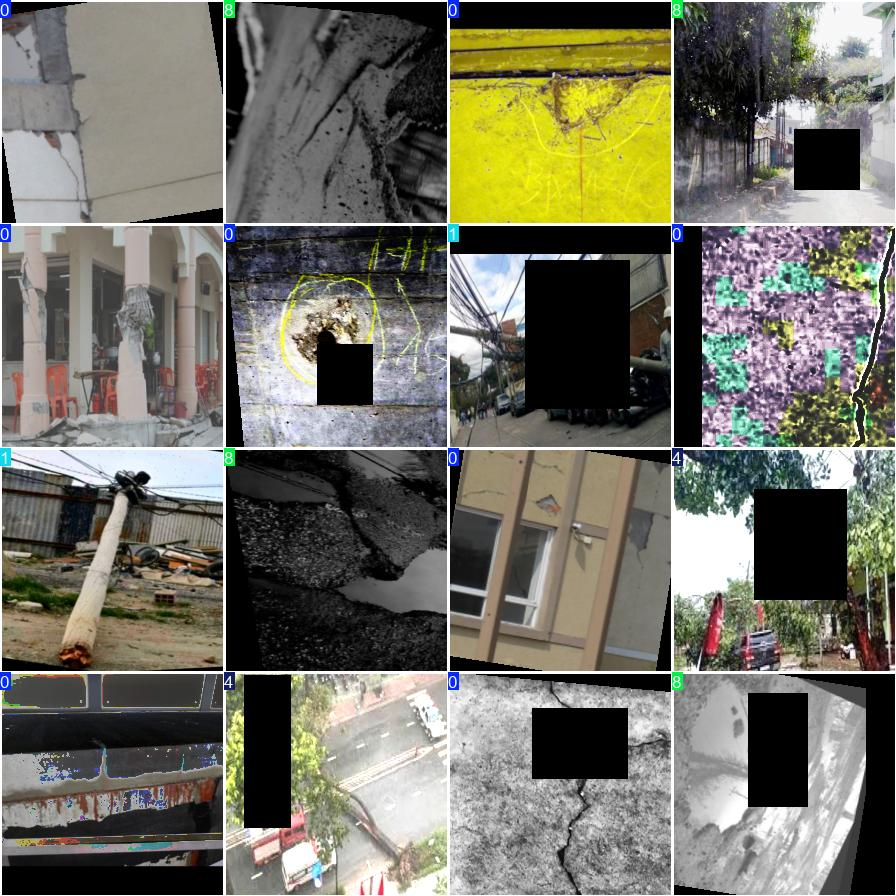
#> input picture backend/runs/classify/civicx_cls_model6/train_batch0.jpg, 896 x 896 px
$ python -i Test.py   (imports and definitions only)
#> lines starting #> are read from the running program, lines starting #| are printed output that depends on the picture
#> further down, picture is the input picture: shape (896, 896, 3); mean B, G, R 100.6, 112.8, 114.2
from ultralytics import YOLO
import cv2
import json
import requests
import datetime
import numpy as np
import os

MODEL = r"E:/java-chat-app/runs/classify/civicx_cls_model6/weights/best.pt"
# [1 line that did not run here, left out]

LOG_FILE = "detections_log.json"


# ---------------- LOCATION FETCHER ----------------
# [33 lines left out: functions get_location, save_detection, not called in this run]


# ---------------- SKETCH EFFECT ----------------
def apply_sketch(frame):
    gray = cv2.cvtColor(frame, cv2.COLOR_BGR2GRAY)
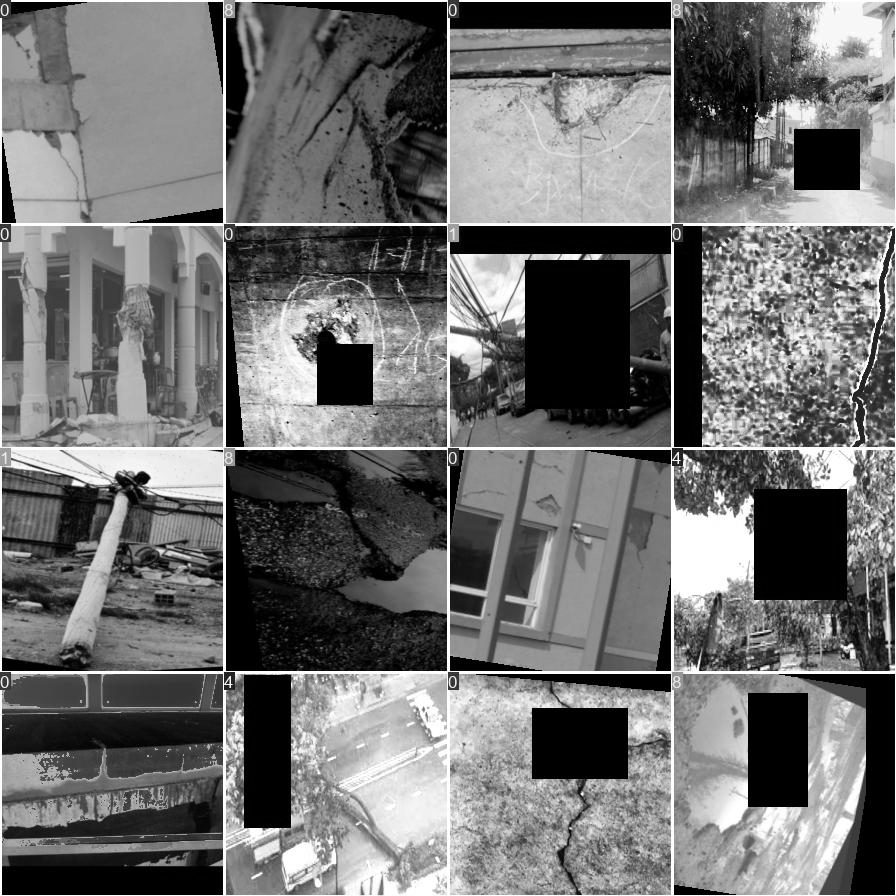
#> gray: shape (896, 896); min 0, max 255, mean 111.9
    edges = cv2.Canny(gray, 80, 150)
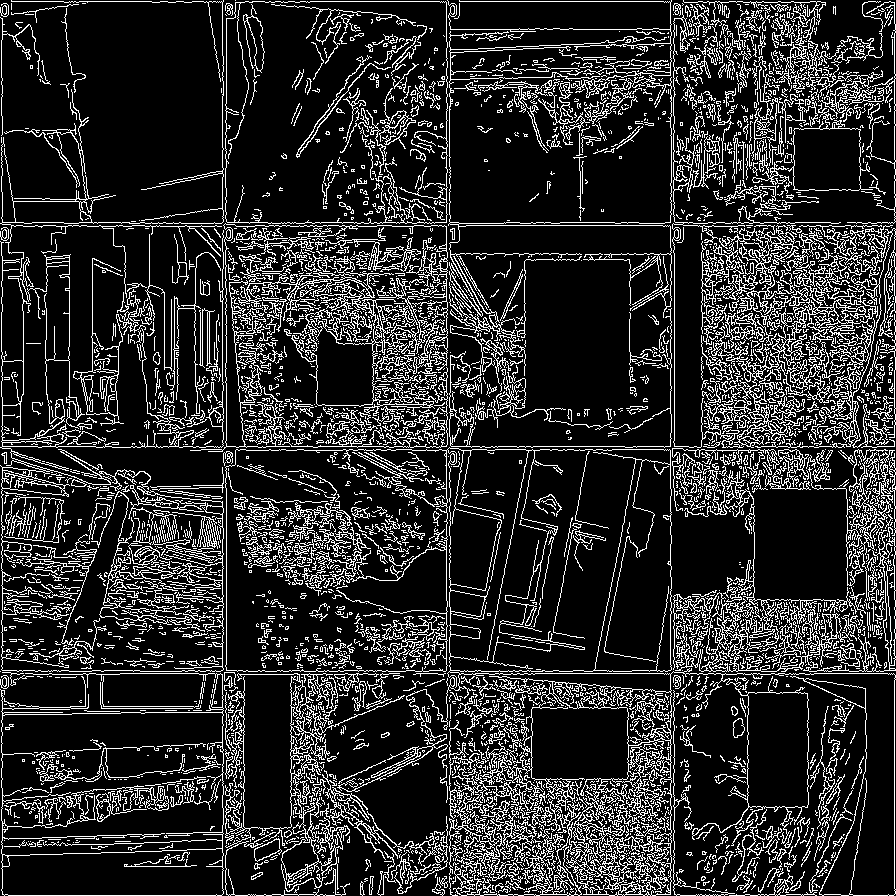
#> edges: shape (896, 896); 17.1% white in thin lines or dots
    edges_colored = cv2.cvtColor(edges, cv2.COLOR_GRAY2BGR)
#> edges_colored: shape (896, 896, 3); 17.1% white in thin lines or dots
    output = cv2.addWeighted(frame, 0.8, edges_colored, 0.5, 0)
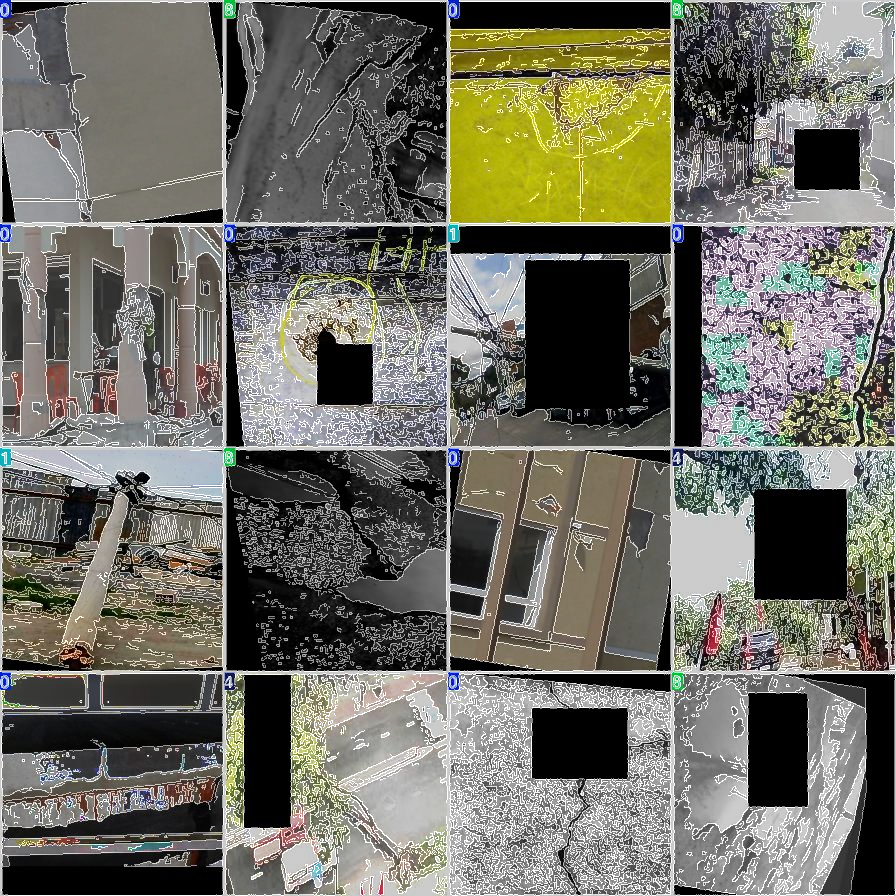
#> output: shape (896, 896, 3); mean B, G, R 100.7, 110.3, 111.4
    return output


# ---------------- STATIC IMAGE TEST ----------------
# [62 lines left out: functions test_image, test_webcam, not called in this run]


# ---------------- RUN ----------------
# test_image("sample.jpg")
# [1 line not run here, left out]

>>> import cv2
>>> picture = cv2.imread('runs/classify/civicx_cls_model6/train_batch0.jpg')
>>> result = apply_sketch(picture)

$ run again, on backend/runs/classify/civicx_cls_model6/train_batch1.jpg
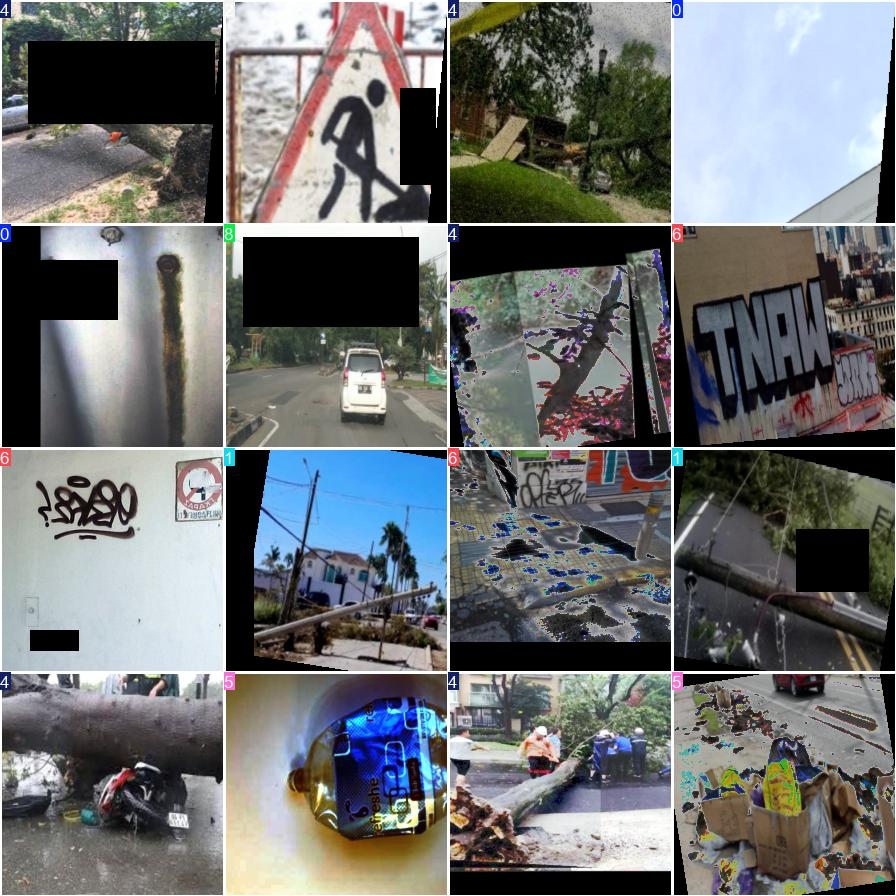
#> input picture backend/runs/classify/civicx_cls_model6/train_batch1.jpg, 896 x 896 px
#> picture is the input picture: shape (896, 896, 3); mean B, G, R 112.5, 112.1, 109.7
#> in apply_sketch, `edges = cv2.Canny(gray, 80, 150)`:
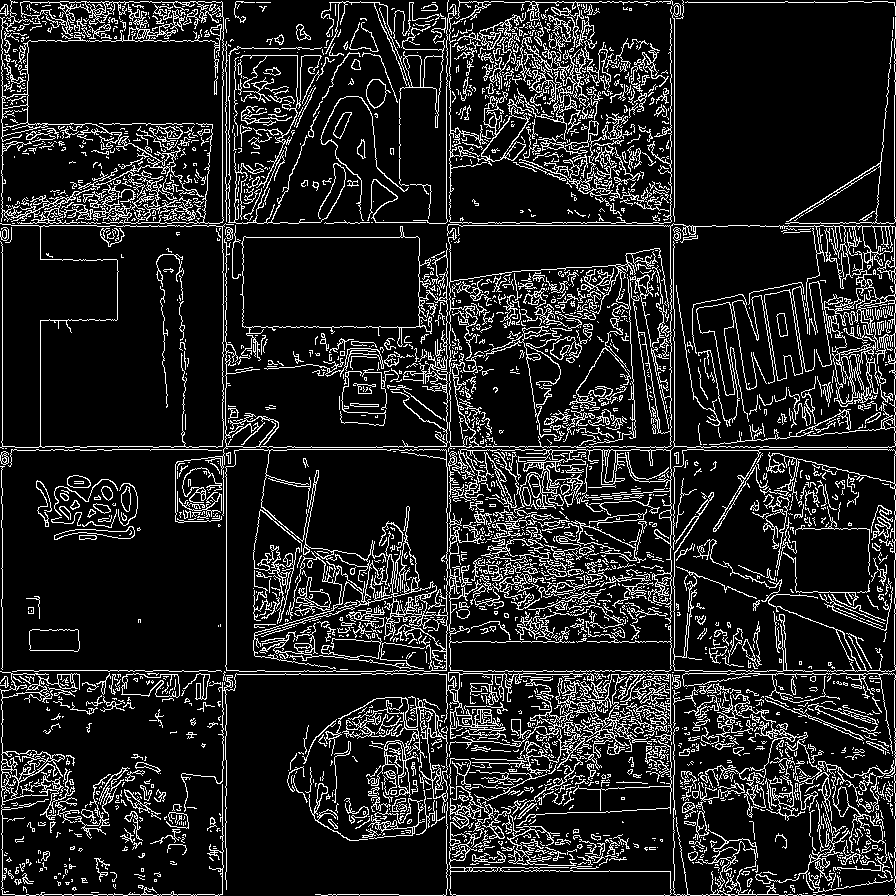
#> edges: shape (896, 896); 13.7% white in thin lines or dots
#> edges_colored: shape (896, 896, 3); 13.7% white in thin lines or dots
#> in apply_sketch, `output = cv2.addWeighted(frame, 0.8, edges_colored, 0.5, 0)`:
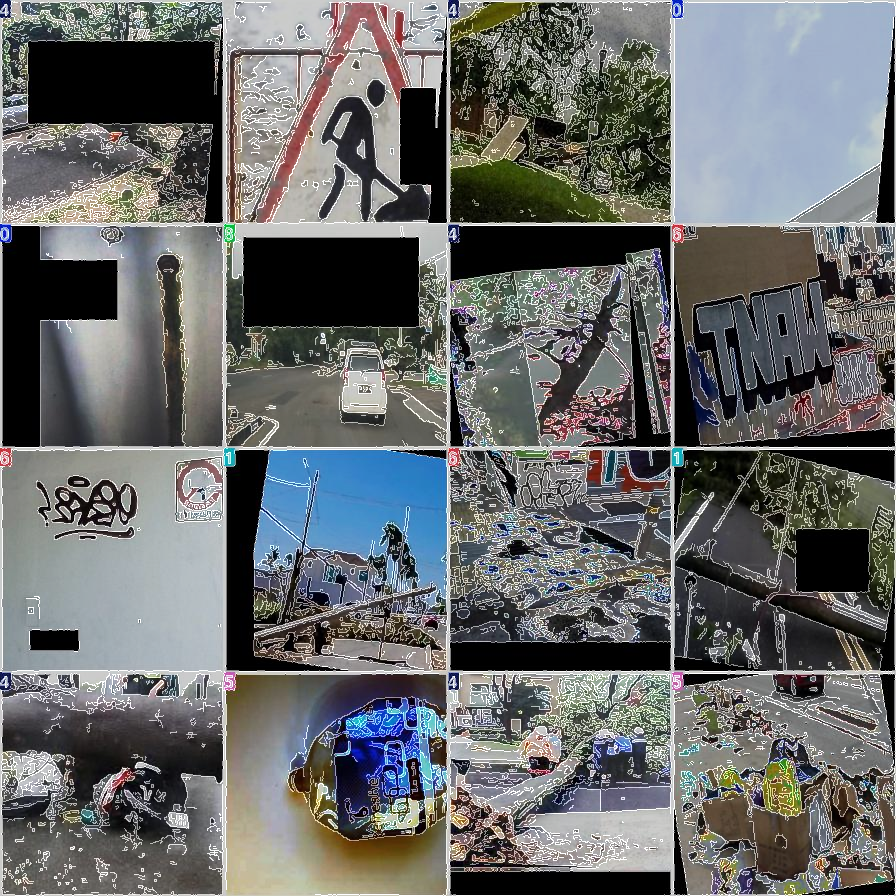
#> output: shape (896, 896, 3); mean B, G, R 106.4, 106.2, 104.2

$ run again, on backend/runs/classify/civicx_cls_model6/train_batch2.jpg
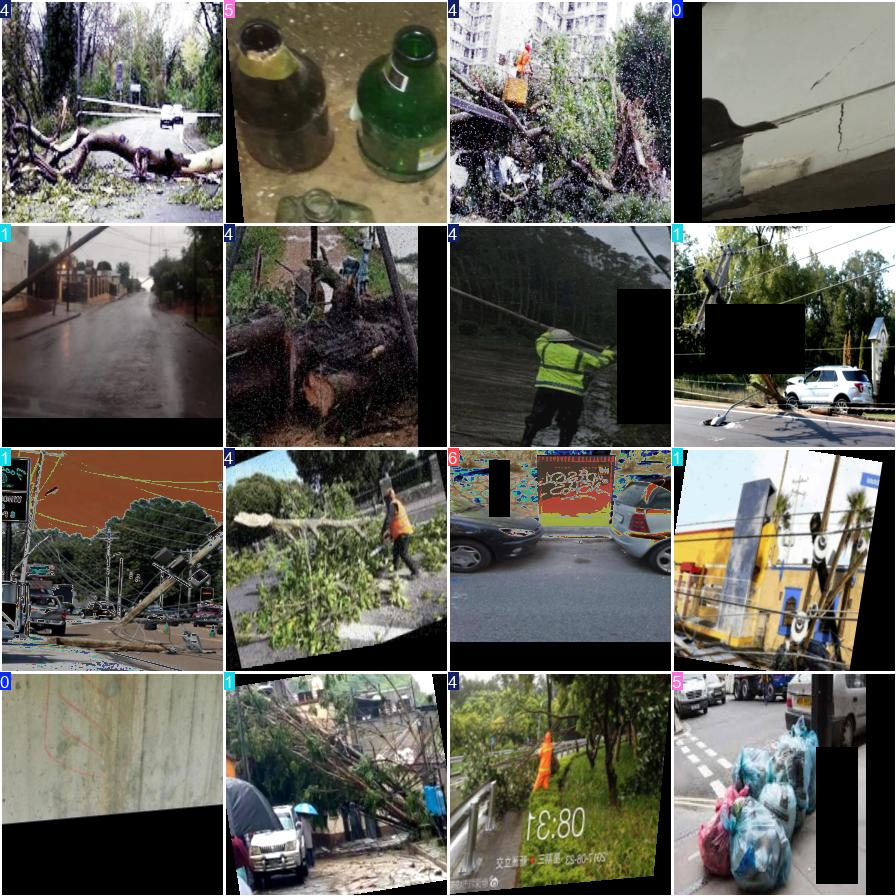
#> input picture backend/runs/classify/civicx_cls_model6/train_batch2.jpg, 896 x 896 px
#> picture is the input picture: shape (896, 896, 3); mean B, G, R 89, 97.7, 98.6
#> in apply_sketch, `edges = cv2.Canny(gray, 80, 150)`:
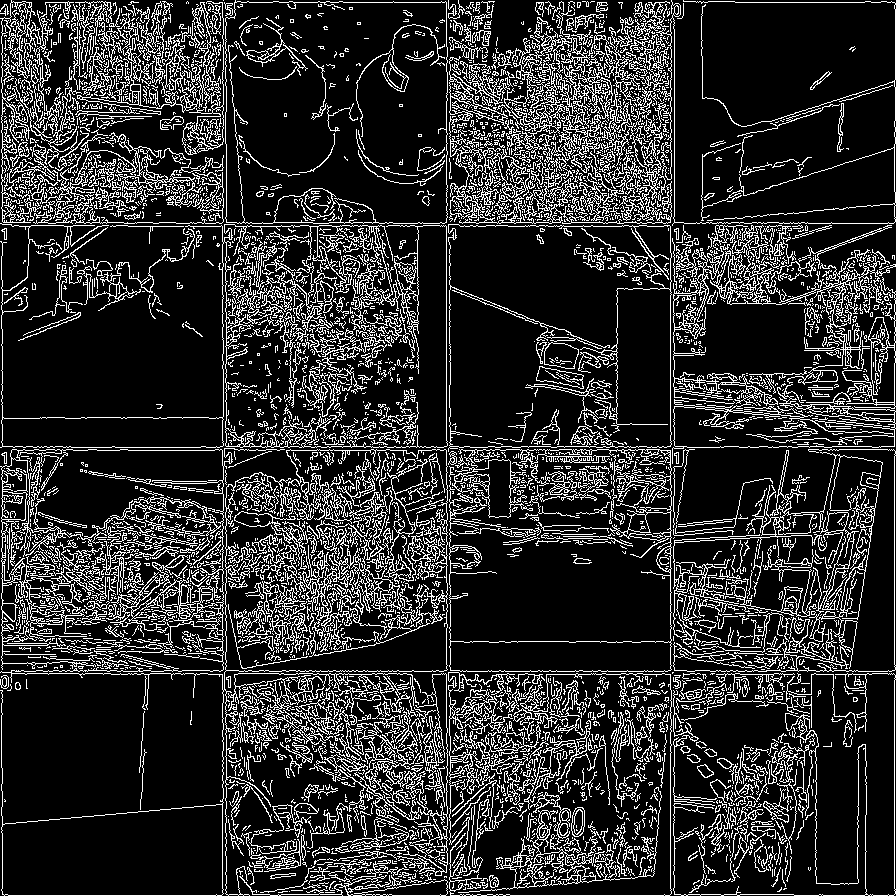
#> edges: shape (896, 896); 18% white in thin lines or dots
#> edges_colored: shape (896, 896, 3); 18% white in thin lines or dots
#> in apply_sketch, `output = cv2.addWeighted(frame, 0.8, edges_colored, 0.5, 0)`:
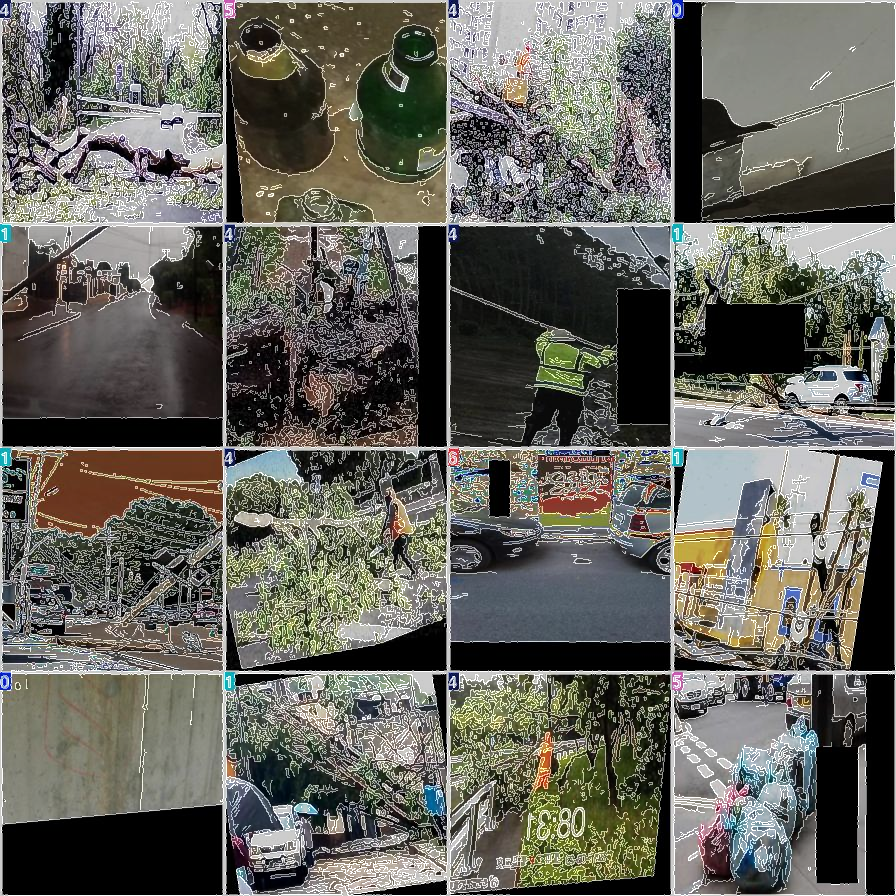
#> output: shape (896, 896, 3); mean B, G, R 93, 99.8, 100.5

$ run again, on backend/runs/classify/civicx_cls_model6/train_batch94440.jpg
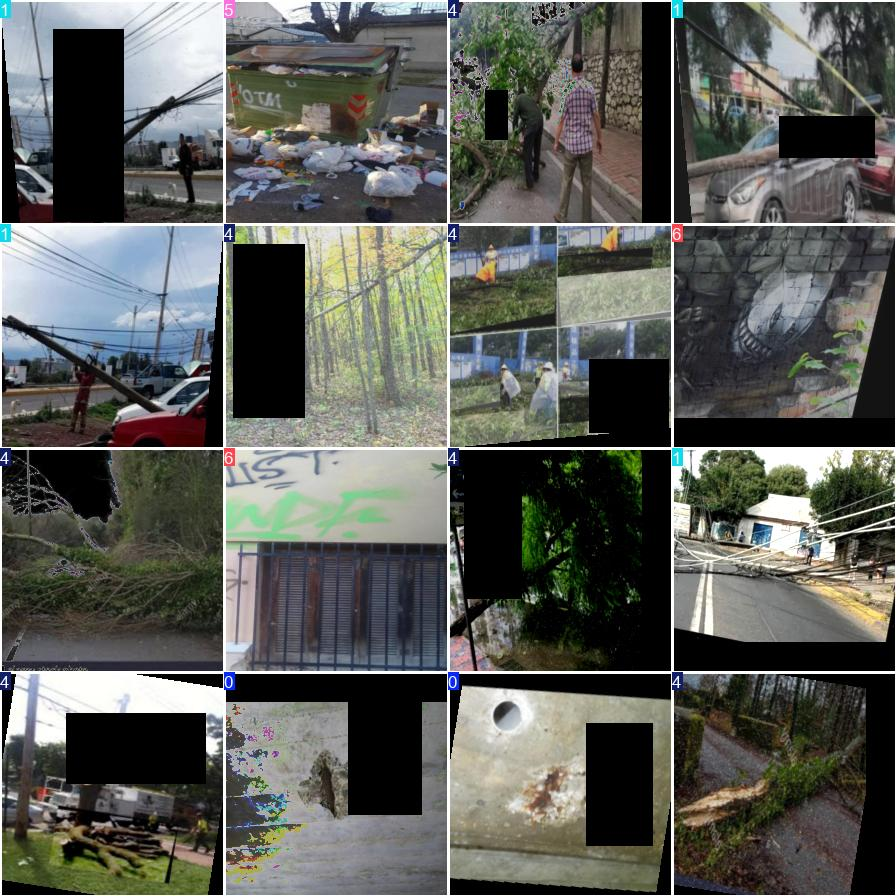
#> input picture backend/runs/classify/civicx_cls_model6/train_batch94440.jpg, 896 x 896 px
#> picture is the input picture: shape (896, 896, 3); mean B, G, R 88.5, 93.3, 91.5
#> in apply_sketch, `edges = cv2.Canny(gray, 80, 150)`:
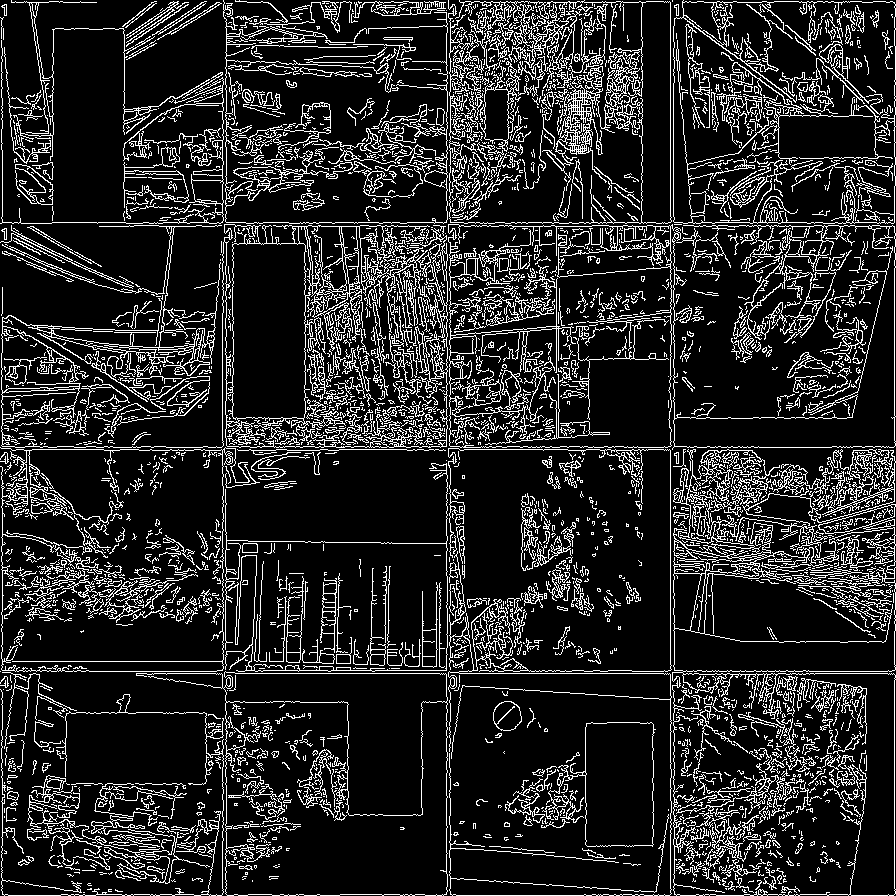
#> edges: shape (896, 896); 15.2% white in thin lines or dots
#> edges_colored: shape (896, 896, 3); 15.2% white in thin lines or dots
#> in apply_sketch, `output = cv2.addWeighted(frame, 0.8, edges_colored, 0.5, 0)`:
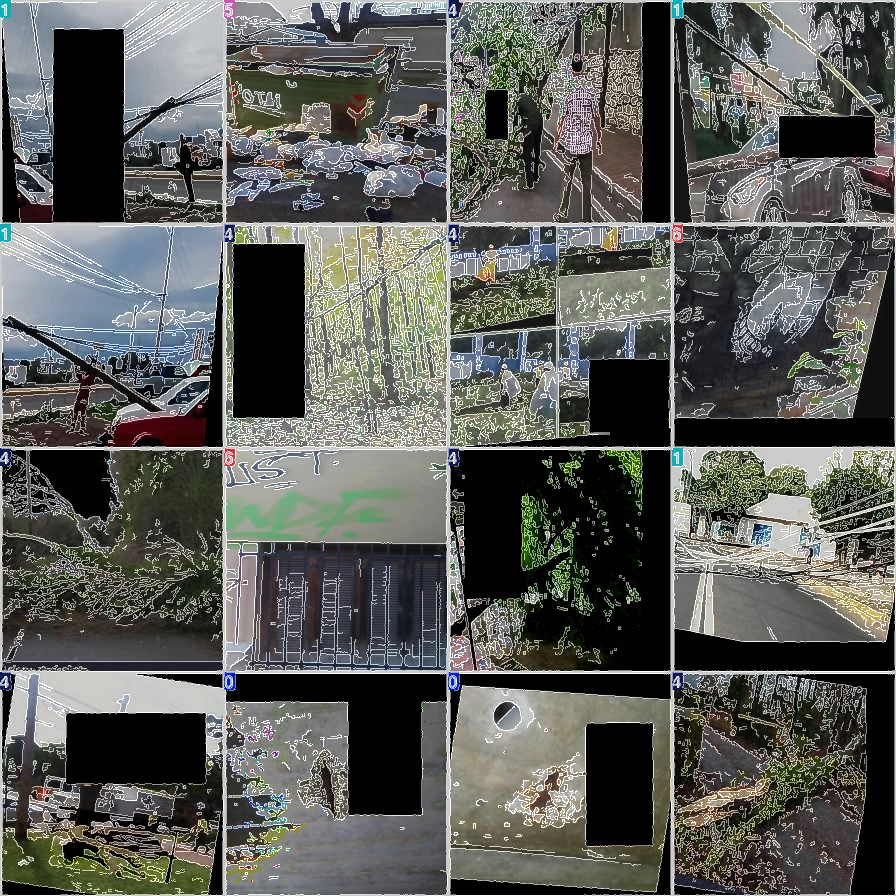
#> output: shape (896, 896, 3); mean B, G, R 89.2, 92.9, 91.5
